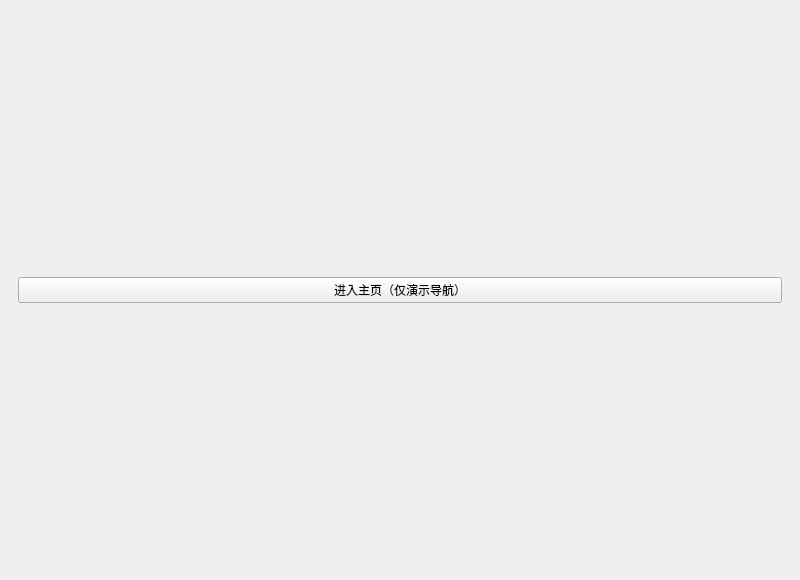
<?xml version="1.0" encoding="UTF-8"?>
<ui version="4.0">
 <class>MainWindow</class>
 <widget class="QMainWindow" name="MainWindow">
  <property name="geometry">
   <rect>
    <x>0</x>
    <y>0</y>
    <width>800</width>
    <height>580</height>
   </rect>
  </property>
  <property name="windowTitle">
   <string>9.4 堆叠页面与窗口切换</string>
  </property>
  <widget class="QWidget" name="centralwidget">
   <layout class="QVBoxLayout" name="verticalLayout">
    <item>
     <widget class="QStackedWidget" name="pages">
      <property name="currentIndex">
       <number>0</number>
      </property>
      <widget class="QWidget" name="loginPage">
       <layout class="QVBoxLayout" name="loginPageLayout">
        <item>
         <widget class="QPushButton" name="run">
          <property name="text">
           <string>进入主页（仅演示导航）</string>
          </property>
         </widget>
        </item>
       </layout>
      </widget>
      <widget class="QWidget" name="homePage">
       <layout class="QVBoxLayout" name="homePageLayout">
        <item>
         <widget class="QPushButton" name="back">
          <property name="text">
           <string>返回登录页</string>
          </property>
         </widget>
        </item>
       </layout>
      </widget>
     </widget>
    </item>
   </layout>
  </widget>
 </widget>
 <resources />
 <connections />
</ui>
